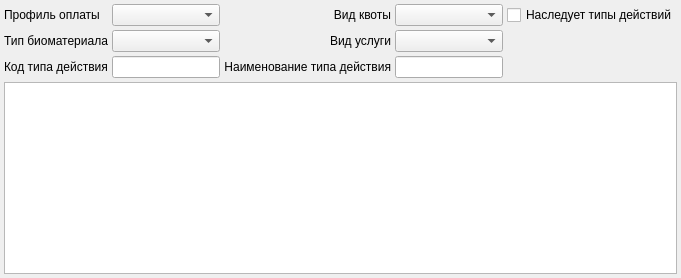
     <widget class="QWidget" name="tabActionTypes">
      <attribute name="title">
       <string>Типы действий</string>
      </attribute>
      <layout class="QGridLayout" name="gridLayout_8">
       <property name="margin">
        <number>4</number>
       </property>
       <property name="spacing">
        <number>4</number>
       </property>
       <item row="0" column="2">
        <widget class="QLabel" name="lblQuotaType">
         <property name="text">
          <string>Вид квоты</string>
         </property>
         <property name="alignment">
          <set>Qt::AlignRight|Qt::AlignTrailing|Qt::AlignVCenter</set>
         </property>
         <property name="buddy">
          <cstring>cmbQuotaType</cstring>
         </property>
        </widget>
       </item>
       <item row="0" column="4">
        <widget class="QCheckBox" name="chkInheritActionTypes">
         <property name="text">
          <string>Наследует типы действий</string>
         </property>
        </widget>
       </item>
       <item row="1" column="1">
        <widget class="CRBComboBox" name="cmbTissueType"/>
       </item>
       <item row="1" column="3">
        <widget class="CActionServiceTypeComboBox" name="cmbServiceType"/>
       </item>
       <item row="3" column="0" colspan="5">
        <widget class="CInDocTableView" name="tblActionTypes">
         <property name="enabled">
          <bool>true</bool>
         </property>
        </widget>
       </item>
       <item row="0" column="0">
        <widget class="QLabel" name="lblService">
         <property name="text">
          <string>Профиль оплаты</string>
         </property>
         <property name="buddy">
          <cstring>cmbService</cstring>
         </property>
        </widget>
       </item>
       <item row="0" column="1">
        <widget class="CRBComboBox" name="cmbService"/>
       </item>
       <item row="0" column="3">
        <widget class="CRBComboBox" name="cmbQuotaType"/>
       </item>
       <item row="1" column="0">
        <widget class="QLabel" name="lblTissueType">
         <property name="sizePolicy">
          <sizepolicy hsizetype="Maximum" vsizetype="Preferred">
           <horstretch>0</horstretch>
           <verstretch>0</verstretch>
          </sizepolicy>
         </property>
         <property name="text">
          <string>Тип биоматериала</string>
         </property>
         <property name="buddy">
          <cstring>cmbTissueType</cstring>
         </property>
        </widget>
       </item>
       <item row="1" column="2">
        <widget class="QLabel" name="lblServiceType">
         <property name="text">
          <string>Вид услуги</string>
         </property>
         <property name="alignment">
          <set>Qt::AlignRight|Qt::AlignTrailing|Qt::AlignVCenter</set>
         </property>
        </widget>
       </item>
       <item row="2" column="0">
        <widget class="QLabel" name="lblActionTypeCode">
         <property name="text">
          <string>Код типа действия</string>
         </property>
        </widget>
       </item>
       <item row="2" column="1">
        <widget class="QLineEdit" name="edtActionTypeCode"/>
       </item>
       <item row="2" column="2">
        <widget class="QLabel" name="lblActionTypeName">
         <property name="text">
          <string>Наименование типа действия</string>
         </property>
         <property name="alignment">
          <set>Qt::AlignRight|Qt::AlignTrailing|Qt::AlignVCenter</set>
         </property>
        </widget>
       </item>
       <item row="2" column="3">
        <widget class="QLineEdit" name="edtActionTypeName"/>
       </item>
      </layout>
     </widget>
